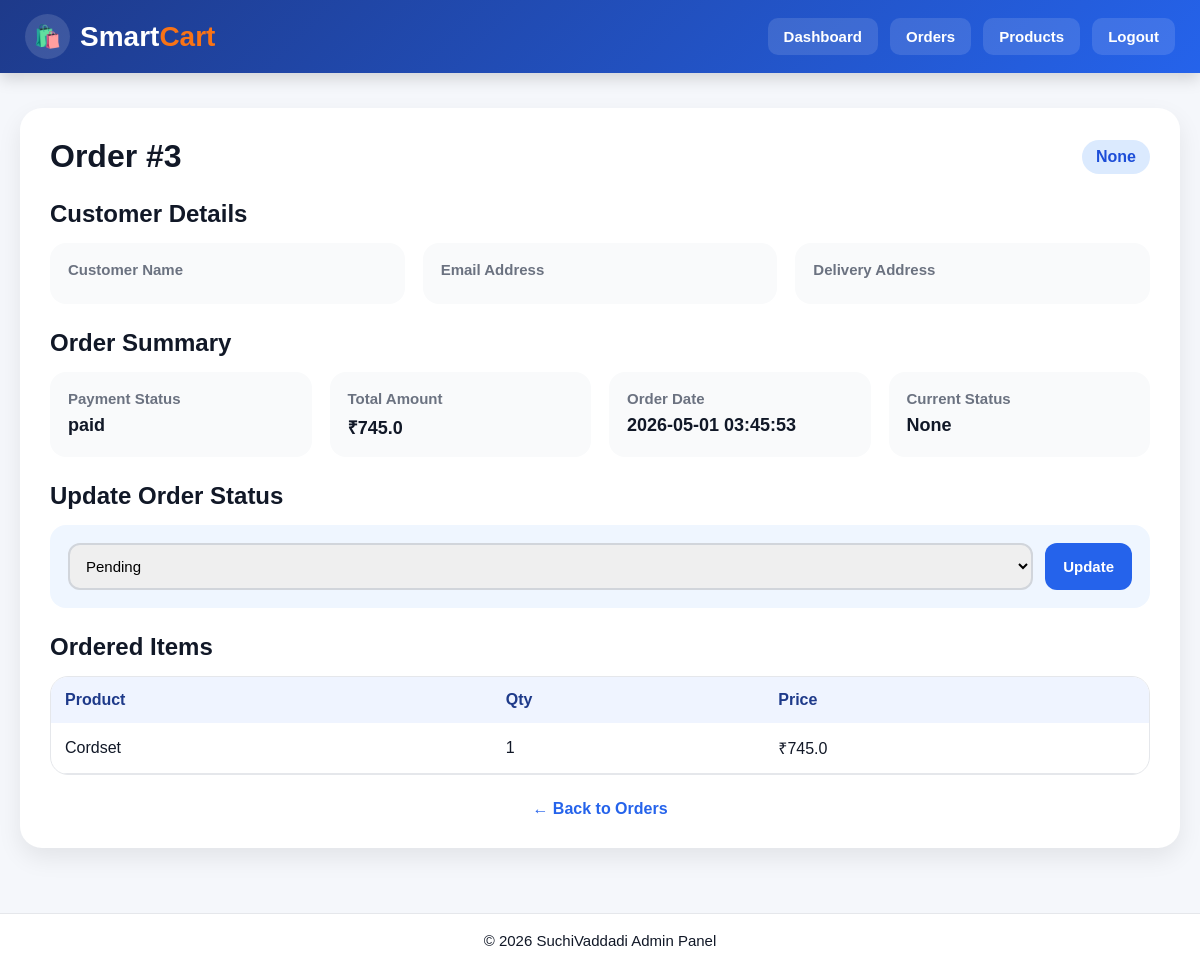
The page /admin/order/3 (signed in) on the database its author committed.
### tables this page shows
CREATE TABLE orders (
    order_id INTEGER PRIMARY KEY AUTOINCREMENT,
    user_id INTEGER,
    razorpay_order_id TEXT,
    razorpay_payment_id TEXT,
    amount REAL,
    payment_status TEXT,
    order_status TEXT,
    created_at TIMESTAMP DEFAULT CURRENT_TIMESTAMP
, address_id INTEGER);

CREATE TABLE order_items (
    id INTEGER PRIMARY KEY AUTOINCREMENT,
    order_id INTEGER,
    product_id INTEGER,
    product_name TEXT,
    quantity INTEGER,
    price REAL
);

### app.py (the view)
@app.route('/admin/order/<int:order_id>')
def admin_order_details(order_id):
    if 'admin_id' not in session:
        flash("Please login!", "danger")
        return redirect('/admin-login')
    conn = get_db_connection()
    conn.row_factory = sqlite3.Row   # important for dict access
    cursor = conn.cursor()
    cursor.execute("""
        SELECT *
        FROM orders
        WHERE order_id = ?
    """, (order_id,))
    order = cursor.fetchone()
    cursor.execute("""
        SELECT *
        FROM order_items
        WHERE order_id = ?
    """, (order_id,))
    items = cursor.fetchall()
    cursor.close()
    conn.close()
    return render_template(
        "admin/order_details.html",
        order=order,
        items=items
    )

### app.py (called while the page is built)
def get_db_connection():
    conn = sqlite3.connect(config.DB_NAME)
    conn.row_factory = sqlite3.Row
    return conn

### templates/admin/order_details.html (shortened to what this page needs)
<!DOCTYPE html>
<html lang="en">
<head>
</head>
<body>
<div class="navbar">
    <div class="logo">
        <div class="logo-icon">🛍️</div>
        <h1>Smart<span>Cart</span></h1>
    </div>
    <div class="nav-links" id="navMenu">
        <a href="/admin-dashboard">Dashboard</a>
        <a href="/admin/orders">Orders</a>
        <a href="/admin/item-list">Products</a>
        <a href="/admin-logout">Logout</a>
    </div>
</div>
<div class="container">
    <div class="card">
        <div class="header">
            <h2>Order #{{ order.order_id }}</h2>
            <span class="status-badge">{{ order.order_status }}</span>
        </div>
        <h3 class="section-title">Customer Details</h3>
        <div class="grid">
            <div class="info-box">
                <h4>Customer Name</h4>
            </div>
            <div class="info-box">
                <h4>Email Address</h4>
            </div>
            <div class="info-box">
                <h4>Delivery Address</h4>
            </div>
        </div>
        <h3 class="section-title">Order Summary</h3>
        <div class="grid">
            <div class="info-box">
                <h4>Payment Status</h4>
                <p>{{ order.payment_status }}</p>
            </div>
            <div class="info-box">
                <h4>Total Amount</h4>
                <p>₹{{ order.amount }}</p>
            </div>
            <div class="info-box">
                <h4>Order Date</h4>
                <p>{{ order.created_at }}</p>
            </div>
            <div class="info-box">
                <h4>Current Status</h4>
                <p>{{ order.order_status }}</p>
            </div>
        </div>
        <h3 class="section-title">Update Order Status</h3>
        <div class="form-box">
            <form method="POST" action="/admin/update-order-status/{{ order.order_id }}">
                <select name="status">
                    <option value="Pending">Pending</option>
                </select>
                <button type="submit">Update</button>
            </form>
        </div>
        <h3 class="section-title">Ordered Items</h3>
        <div class="table-card">
            <div class="table-wrap">
                <table>
                    <tr>
                        <th>Product</th>
                        <th>Qty</th>
                        <th>Price</th>
                    </tr>
                    {% for it in items %}
                    <tr>
                        <td>{{ it.product_name }}</td>
                        <td>{{ it.quantity }}</td>
                        <td>₹{{ it.price }}</td>
                    </tr>
                    {% endfor %}
                </table>
            </div>
        </div>
        <div class="back">
            <a href="/admin/orders">← Back to Orders</a>
        </div>
    </div>
</div>
<footer class="footer">
    © 2026 SuchiVaddadi Admin Panel
</footer>
</body>
</html>

### templates/admin/order_details.html (style rules this page uses)
* { margin:0; padding:0; box-sizing:border-box; font-family:Arial,sans-serif; }
html { scroll-behavior:smooth; }
body { background:#f5f7fb; color:#111827; min-height:100vh; display:flex; flex-direction:column; }
.navbar { width:100%; background:linear-gradient(135deg,#1e3a8a,#2563eb); padding:14px 25px; display:flex; justify-content:space-between; align-items:center; gap:15px; position:sticky; top:0; z-index:1000; box-shadow:0 6px 15px rgba(0,0,0,.15); }
.logo { display:flex; align-items:center; gap:10px; color:#fff; }
.logo-icon { width:45px; height:45px; border-radius:50%; background:#ffffff22; display:flex; align-items:center; justify-content:center; font-size:22px; }
.logo h1 { font-size:28px; font-weight:800; }
.logo h1 span { color:#f97316; }
.nav-links { display:flex; gap:12px; align-items:center; }
.nav-links a { text-decoration:none; color:#fff; padding:10px 16px; border-radius:10px; font-size:15px; font-weight:700; background:rgba(255,255,255,.12); transition:.3s; }
.container { max-width:1200px; width:100%; margin:35px auto; padding:0 20px; flex:1; }
.card { background:#fff; border-radius:22px; padding:30px; box-shadow:0 10px 25px rgba(0,0,0,.08); }
.header { display:flex; justify-content:space-between; align-items:center; flex-wrap:wrap; gap:15px; margin-bottom:25px; }
.header h2 { font-size:32px; word-break:break-word; }
.status-badge { background:#dbeafe; color:#1d4ed8; padding:8px 14px; border-radius:30px; font-weight:700; }
.grid { display:grid; grid-template-columns:repeat(auto-fit,minmax(260px,1fr)); gap:18px; margin-bottom:25px; }
.info-box { background:#f9fafb; padding:18px; border-radius:16px; }
.info-box h4 { font-size:15px; color:#6b7280; margin-bottom:8px; }
.info-box p { font-size:18px; font-weight:700; word-break:break-word; }
.section-title { font-size:24px; margin:25px 0 15px; }
.form-box { background:#eff6ff; padding:18px; border-radius:16px; margin-bottom:25px; }
form { display:flex; gap:12px; flex-wrap:wrap; }
select { flex:1; min-width:220px; padding:12px; border:2px solid #d1d5db; border-radius:12px; font-size:15px; outline:none; }
button { border:none; background:#2563eb; color:#fff; padding:12px 18px; border-radius:12px; font-size:15px; font-weight:700; cursor:pointer; }
.table-card { overflow:hidden; border-radius:18px; border:1px solid #e5e7eb; }
.table-wrap { overflow-x:auto; }
table { width:100%; border-collapse:collapse; min-width:600px; }
th { background:#eff4ff; color:#1e3a8a; text-align:left; padding:14px; }
td { padding:14px; border-bottom:1px solid #e5e7eb; }
.back { text-align:center; margin-top:25px; }
.back a { text-decoration:none; color:#2563eb; font-weight:700; }
.footer { width:100%; text-align:center; padding:18px 15px; background:#ffffff; color:#111827; font-size:15px; border-top:1px solid #e5e7eb; margin-top:30px; }

### rows shown on the page
orders: order_id "3", payment_status "paid", amount "745.0", created_at "2026-05-01 03:45:53"
order_items: product_name "Cordset", quantity "1", price "745.0"

### other values the page prints
{{ order.order_status }} "None"
